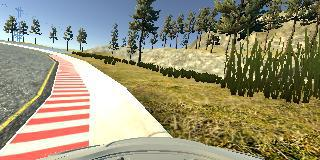
#> input picture figs/early.jpg, 320 x 160 px; its folder holds only this picture in this run
$ python -i utils.py   (imports and definitions only)
#> lines starting #> are read from the running program, lines starting #| are printed output that depends on the picture
import os, sys, glob, time

import pandas as pd
import numpy as np
import cv2
import matplotlib.pyplot as plt
import matplotlib.image as mpimg

IMAGE_HEIGHT, IMAGE_WIDTH, IMAGE_CHANNELS = 66, 200, 3
INPUT_SHAPE = (IMAGE_HEIGHT, IMAGE_WIDTH, IMAGE_CHANNELS)
IMAGE_COLS = ('center', 'left', 'right')
STEER_COLS = ('steering')


# [4 lines left out: function load_image, not called in this run]


def resize(image):
    """Resize image to determined sizes"""

    return cv2.resize(image, (IMAGE_WIDTH, IMAGE_HEIGHT), cv2.INTER_AREA)


def crop(image):
    """Crop the image (removing the sky at the top and the car front at the bottom)

    Credit: https://github.com/naokishibuya/car-behavioral-cloning
    """

    return image[60:-25, :, :] # remove the sky and the car front


def rgb2yuv(image):
    """Convert the image from RGB to YUV to support the NVIDIA model.

    Credit: https://github.com/naokishibuya/car-behavioral-cloning
    """

    return cv2.cvtColor(image, cv2.COLOR_RGB2YUV)


# [73 lines left out: functions random_flip, random_translate, random_shadow, random_brightness, not called in this run]


def process_image(image):
    """Create standard image preprocessing pipeline, with option to augment"""

    image = crop(image)
    image = resize(image)
    image = rgb2yuv(image)

    return image


# [64 lines left out: functions choose_adjust, image_pipeline, batch_generator, not called in this run]

>>> import cv2
>>> picture = cv2.cvtColor(cv2.imread('figs/early.jpg'), cv2.COLOR_BGR2RGB)
>>> result = process_image(picture)
#> in crop, `return image[60:-25, :, :]`:
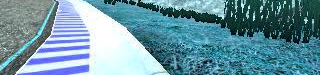
#> returned value: shape (75, 320, 3); mean of channels 0, 1, 2 162.5, 148.2, 105.8; drawn as B, G, R
#> in resize, `return cv2.resize(image, (IMAGE_WIDTH, IMAGE_HEIGHT), cv2.INTER_AREA)`:
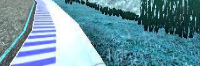
#> returned value: shape (66, 200, 3); mean of channels 0, 1, 2 162.4, 148.1, 105.7; drawn as B, G, R
#> in rgb2yuv, `return cv2.cvtColor(image, cv2.COLOR_RGB2YUV)`: returned value: shape (66, 200, 3); mean of channels 0, 1, 2 147.5, 107.4, 141.1

$ run again, on figs/in_river.jpg
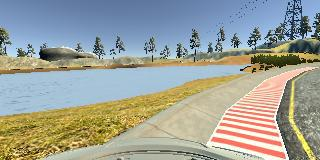
#> input picture figs/in_river.jpg, 320 x 160 px
#> in crop, `return image[60:-25, :, :]`:
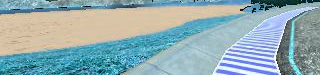
#> returned value: shape (75, 320, 3); mean of channels 0, 1, 2 178.2, 172.9, 146; drawn as B, G, R
#> in resize, `return cv2.resize(image, (IMAGE_WIDTH, IMAGE_HEIGHT), cv2.INTER_AREA)`:
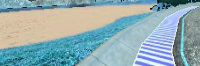
#> returned value: shape (66, 200, 3); mean of channels 0, 1, 2 178, 172.7, 145.8; drawn as B, G, R
